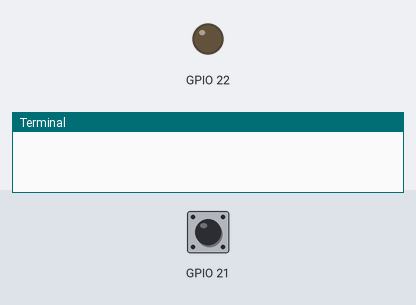
Bench run of a program on a simulated Raspberry Pi (BCM pin numbers). Shown: output pins drawn as LEDs (lit = HIGH), the last lines printed to the terminal. The inputs (shaded band) are chosen by the test bench; at power-on: GPIO 21 LOW.

Above: at 1.2 s.
1.3 s: GPIO 21 pulled HIGH for 0.15 s
At 2.5 s:
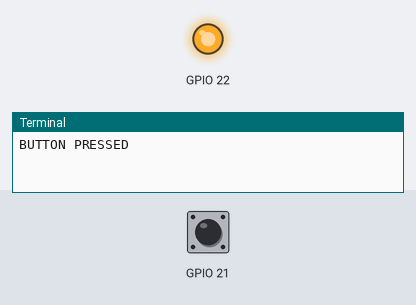
4.4 s: GPIO 21 pulled HIGH for 1 s
At 8.2 s:
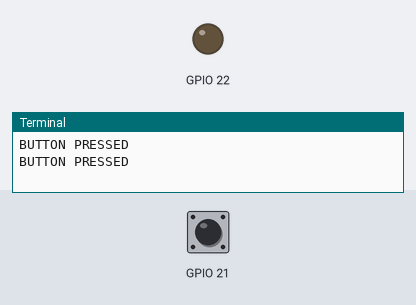
8.4 s: GPIO 21 pulled HIGH for 3.2 s
At 9.1 s:
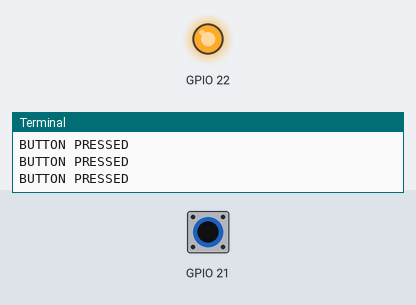
Timing chart, 0 to 15.9 s (numbered marks = the images above; inputs shaded):
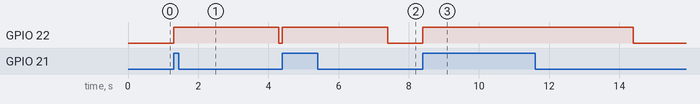

Measured:
- after the input at 1.3 s, GPIO 22: LOW → HIGH at once, → LOW 3.0 s later
- after the input at 4.4 s, GPIO 22: LOW → HIGH at once, → LOW 3.0 s later
- after the input at 8.4 s, GPIO 22: LOW → HIGH at once, → LOW 6.0 s later

The program:

produkt.py
```python
import RPi.GPIO as GPIO  # Raspberry Pi GPIO-Bibliothek importieren
import time  # Zeit-Bibliothek für sleep() importieren

GPIO.setmode(GPIO.BCM)  # BCM-Pinnummerierung verwenden (statt physische Pin-Nummern)
GPIO.setup(21, GPIO.IN, pull_up_down=GPIO.PUD_DOWN)  # Pin 21 als Eingang mit Pull-Down-Widerstand konfigurieren
GPIO.setup(22, GPIO.OUT)  # Pin 22 als Ausgang konfigurieren

try:
    while True:  # Endlosschleife
        if GPIO.input(21):  # Prüfen ob Taster an Pin 21 gedrückt (HIGH)
            print("BUTTON PRESSED")  # Statusmeldung in der Konsole ausgeben
            GPIO.output(22, GPIO.HIGH)  # Pin 22 einschalten (z.B. LED an)
            time.sleep(3)  # 3 Sekunden warten
            GPIO.output(22, GPIO.LOW)  # Pin 22 ausschalten (z.B. LED aus)

except KeyboardInterrupt:  # Strg+C abfangen
    print("Programm beendet")  # Abschlussmeldung ausgeben

finally:
    GPIO.cleanup()  # GPIO-Pins zurücksetzen und Ressourcen freigeben
```
